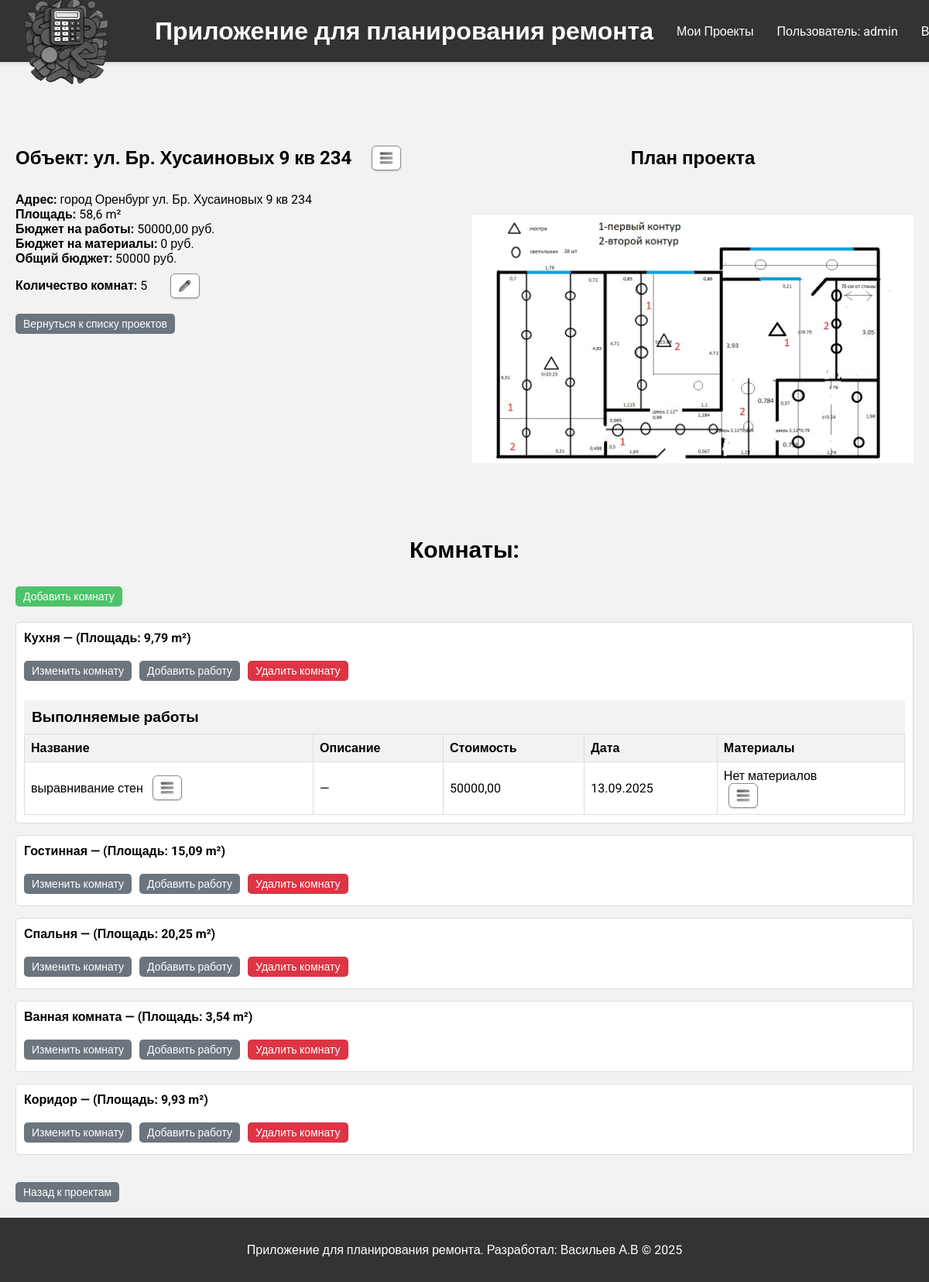
The app's page /apartment/1/ (signed in), older data.
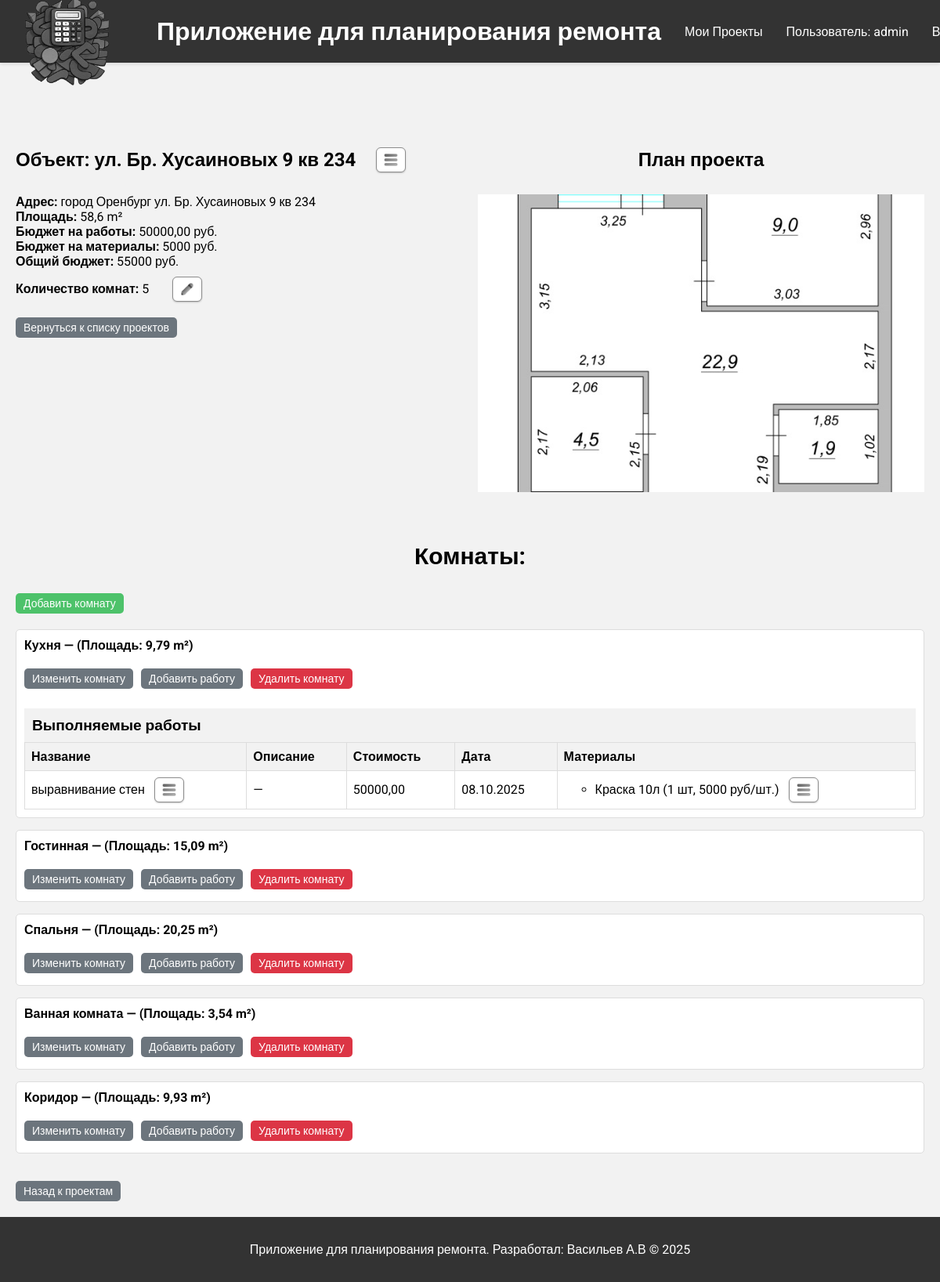
The same page, newer data.
### repairs/models.py (models this page shows, shortened)
class Apartment(models.Model):
    user = models.ForeignKey(User, on_delete=models.CASCADE)
    name = models.CharField(max_length=100)
    address = models.CharField(max_length=255, blank=True)
    total_area = models.FloatField()
    image = models.ImageField(upload_to='apartment_images/', blank=True, null=True)
    def total_cost(self):
        return self.works_cost() + self.materials_cost()
    def works_cost(self):
        rooms = self.room_set.all()
        return sum(room.work_set.aggregate(total_cost=Sum('cost'))['total_cost'] or 0 for room in rooms)
    def materials_cost(self):
        rooms = self.room_set.all()
        total_materials_cost = 0
        for room in rooms:
            for work in room.work_set.all():
                materials_cost = work.material_set.aggregate(
                    total_cost=Sum(F('cost') * F('quantity'), output_field=DecimalField())
                )['total_cost'] or 0
                total_materials_cost += materials_cost
        return total_materials_cost

class Room(models.Model):
    apartment = models.ForeignKey(Apartment, on_delete=models.CASCADE)
    name = models.CharField(max_length=100)
    area = models.FloatField()

class Work(models.Model):
    room = models.ForeignKey(Room, on_delete=models.CASCADE)
    name = models.CharField(max_length=100)
    description = models.TextField(blank=True)
    cost = models.DecimalField(max_digits=10, decimal_places=2)
    date = models.DateField(default=timezone.now, blank=True, null=True)

class Material(models.Model):
    work = models.ForeignKey(Work, on_delete=models.CASCADE, related_name='material_set', null=True, blank=True )
    name = models.CharField(max_length=100)
    quantity = models.FloatField()
    cost = models.DecimalField(max_digits=10, decimal_places=2)

### repairs/views.py (the view)
# urls.py: path('apartment/<int:pk>/', views.apartment_detail, name='apartment_detail'),
@login_required
def apartment_detail(request, pk):
    apartment = get_object_or_404(Apartment, pk=pk)
    rooms = apartment.room_set.all()
    return render(request, 'repairs/apartment_detail.html', {'apartment': apartment, 'rooms': rooms})

### repairs/templates/repairs/apartment_detail.html (shortened to what the changed rows need)
{% extends "repairs/base.html" %}
{% load static %}
{% block content %}
<div class="container">
    <div class="project-info">
        <div class="text">
            <div class="project-header">
                <h2 style="margin-right:20px">Объект: {{ apartment.name }}</h2>
                <div class="dropdown">
                    <button class="work-action-button" onclick="toggleDropdown(event, 'dropdown-project-{{ apartment.id }}')">
                    </button>
                </div>
            </div>
            <span><strong>Адрес:</strong> {{ apartment.address }}</span>
            <span><strong>Площадь:</strong> {{ apartment.total_area }} m²</span>
            <span><strong>Бюджет на работы:</strong> {{ apartment.works_cost|floatformat:2 }} руб.</span>
            <span><strong>Бюджет на материалы:</strong> {{ apartment.materials_cost|floatformat }} руб.</span>
            <span><strong>Общий бюджет:</strong> {{ apartment.total_cost|floatformat }} руб.</span>
            <div class="project-actions">
                {% if rooms|length > 0 %}
                    <span><strong>Количество комнат:</strong> {{ rooms|length }}</span>
                    <a href="#rooms" class="project-action-button">
                    </a>
                {% else %}
                    <span>Нет комнат</span>
                    <a href="{% url 'room_create' apartment.id %}" class="project-action-button">
                        <img src="{% static 'repairs/images/add_icon.png' %}" alt="Добавить комнату">
                    </a>
                {% endif %}
            </div>
            <div>
        <a href="{% url 'apartment' %}" class="button-secondary" style="margin-top:20px">Вернуться к списку проектов</a>
    </div>
        </div>
        <div class="image">
            <h2><strong>План проекта</strong></h2>
            {% if apartment.image %}
            <a href="{% url 'image_full' apartment.id %}" class="image-link">
                <img src="{{ apartment.image.url }}" alt="Фото проекта" class="project-image">
            </a>
            {% else %}
            <p>Нет фото проекта</p>
            {% endif %}
        </div>
    </div>
    {% if rooms|length > 0 %}
    <ul class="room-list">
        {% for room in rooms %}
        <li class="room-item">
            <div class="room-header">
                <span class="room-name">{{ room.name }} — (Площадь: {{ room.area }} m²)</span>
            </div>
            <div class="room-actions">
                <a href="{% url 'room_edit' room.id %}" class="button-secondary">Изменить комнату</a>
                <a href="{% url 'work_create' room.id %}" class="button-secondary">Добавить работу</a>
                <a href="{% url 'room_delete' room.id %}" class="button-delete">Удалить комнату</a>
                {% if room.work_set.all %}
                <table class="table one">
                    <caption>Выполняемые работы</caption>
                    <thead>
                    <tr>
                        <th>Название</th>
                        <th>Описание</th>
                        <th>Стоимость</th>
                        <th>Дата</th>
                        <th>Материалы</th>
                    </tr>
                    </thead>
                    <tbody>
                    {% for work in room.work_set.all %}
                    <tr>
                        <td>
                            <div class="inline-item">
                                <span>{{ work.name }}</span>
                                <div class="dropdown">
                                    <button class="work-action-button"
                                            onclick="toggleDropdown(event, 'dropdown-{{ work.id }}')">
                                        <img src="{% static 'repairs/images/menu_icon.png' %}" alt="Действия">
                                    </button>
                                </div>
                            </div>
                        </td>
                        <td>{{ work.description|default:"—" }}</td>
                        <td>{{ work.cost|floatformat:2 }}</td>
                        <td>{{ work.date|date:"d.m.Y"|default:"Не указано" }}</td>
                        <td>
                            {% if work.material_set.all %}
                            <ul>
                                {% for material in work.material_set.all %}
                                <li>
                                    <div class="inline-item">
                                        <span>{{ material.name }} ({{ material.quantity|floatformat }} шт, {{ material.cost|floatformat }} руб/шт.)</span>
                                        <div class="dropdown">
                                            <button class="material-action-button"
                                                    onclick="toggleDropdown(event, 'dropdown-material-{{ material.id }}')">
                                                <img src="{% static 'repairs/images/menu_icon.png' %}" alt="Действия">
                                            </button>
                                        </div>
                                    </div>
                                </li>
                                {% endfor %}
                            </ul>
                            {% else %}
                            Нет материалов
                            <div class="dropdown">
                                <button class="material-action-button"
                                        onclick="toggleDropdown(event, 'dropdown-add-{{ work.id }}')">
                                    <img src="{% static 'repairs/images/menu_icon.png' %}" alt="Действия">
                                </button>
                            </div>
                            {% endif %}
                        </td>
                    </tr>
                    {% endfor %}
                    </tbody>
                </table>
                {% endif %}
            </div>
        </li>
        {% endfor %}
    </ul>
    {% endif %}
</div>
{% endblock %}

Row changes from the older to the newer data that the page shows:
changed Apartment "ул. Бр. Хусаиновых 9 кв 234": materials_cost "0" → "5000"; total_cost "50000" → "55000"; image: a different picture
changed Work "выравнивание стен": date "13.09.2025" → "08.10.2025"; no longer shows "Нет материалов"
added Material: name "Краска 10л", quantity "1", cost "5000"
